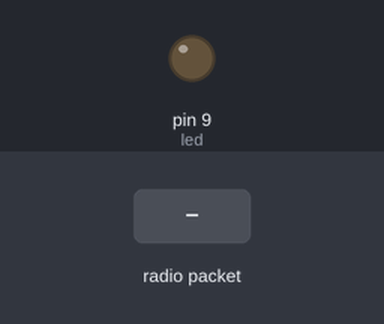
This sketch was run on a simulated Arduino Uno, built with avr-gcc and run on an emulated ATmega328P. On the bench: output pins drawn as LEDs (lit = HIGH). The test bench sets the inputs (shaded band). No radio packets arrive unless stated; what the sketch prints to the serial monitor is not drawn.

Above: at 1.2 s.
1.3 s: radio packet "1" arrives
Timing chart, 0 to 4.3 s (numbered marks = the images above; inputs shaded):
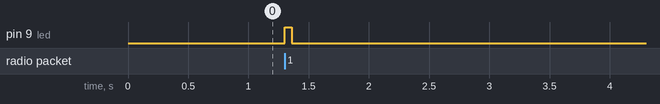

The sketch:

rf95_server_STI_20170625.ino
```cpp
// rf95_server.pde
// -*- mode: C++ -*-
// Example sketch showing how to create a simple messageing server
// with the RH_RF95 class. RH_RF95 class does not provide for addressing or
// reliability, so you should only use RH_RF95  if you do not need the higher
// level messaging abilities.
// It is designed to work with the other example rf95_client
// Tested with Anarduino MiniWirelessLoRa, Rocket Scream Mini Ultra Pro with
// the RFM95W, Adafruit Feather M0 with RFM95
#include <SPI.h>
#include <RH_RF95.h>
// Singleton instance of the radio driver
RH_RF95 rf95;
//RH_RF95 rf95(5, 2); // Rocket Scream Mini Ultra Pro with the RFM95W
//RH_RF95 rf95(8, 3); // Adafruit Feather M0 with RFM95
// Need this on Arduino Zero with SerialUSB port (eg RocketScream Mini Ultra Pro)
//#define Serial SerialUSB
int led = 9;

struct typePayload {
    int temp;         // temperature (tenths)
    uint8_t count;  // counter
} payload;

//payload pl;

union utypepayload{
    typePayload payload;
    uint8_t sendBuf[RH_RF95_MAX_MESSAGE_LEN];
}upayload;

void setup()
{
  // Rocket Scream Mini Ultra Pro with the RFM95W only:
  // Ensure serial flash is not interfering with radio communication on SPI bus
  //  pinMode(4, OUTPUT);
  //  digitalWrite(4, HIGH);
  pinMode(led, OUTPUT);
  Serial.begin(57600);
  while (!Serial) ; // Wait for serial port to be available
  if (!rf95.init())
    Serial.println("init failed");
  // Defaults after init are 434.0MHz, 13dBm, Bw = 125 kHz, Cr = 4/5, Sf = 128chips/symbol, CRC on
  // The default transmitter power is 13dBm, using PA_BOOST.
  // If you are using RFM95/96/97/98 modules which uses the PA_BOOST transmitter pin, then
  // you can set transmitter powers from 5 to 23 dBm:
  //  driver.setTxPower(23, false);
  // If you are using Modtronix inAir4 or inAir9,or any other module which uses the
  // transmitter RFO pins and not the PA_BOOST pins
  // then you can configure the power transmitter power for -1 to 14 dBm and with useRFO true.
  // Failure to do that will result in extremely low transmit powers.
  //  driver.setTxPower(14, true);
}

void loop()
{
  if (rf95.available())
  {
    // Should be a message for us now
    uint8_t buf[RH_RF95_MAX_MESSAGE_LEN];
    uint8_t len = sizeof(buf);
    if (rf95.recv(buf, &len))
    {
      digitalWrite(led, HIGH);
      upayload.payload.temp = 10 + upayload.payload.temp*2;
//      RH_RF95::printBuffer("request: ", buf, len);
      Serial.print("got request: ");
      Serial.println((char*)buf);
      Serial.print("RSSI: ");
      Serial.println(rf95.lastRssi(), DEC);
      Serial.println(upayload.payload.temp, DEC);
      Serial.println(upayload.payload.count++, DEC);
      //Serial.println(sizeof(payload), DEC);

      // Send a reply
      //uint8_t data[] = "And hello back to you";
      //rf95.send(data, sizeof(data));
      rf95.send(upayload.sendBuf, sizeof(payload));
      rf95.waitPacketSent();
      Serial.println("Sent a reply");
       digitalWrite(led, LOW);
    }
    else
    {
      Serial.println("recv failed");
    }
  }
}
```

Measured:
- after the input at 1.3 s, pin 9 (led): LOW → HIGH at once, → LOW 0.06 s later
